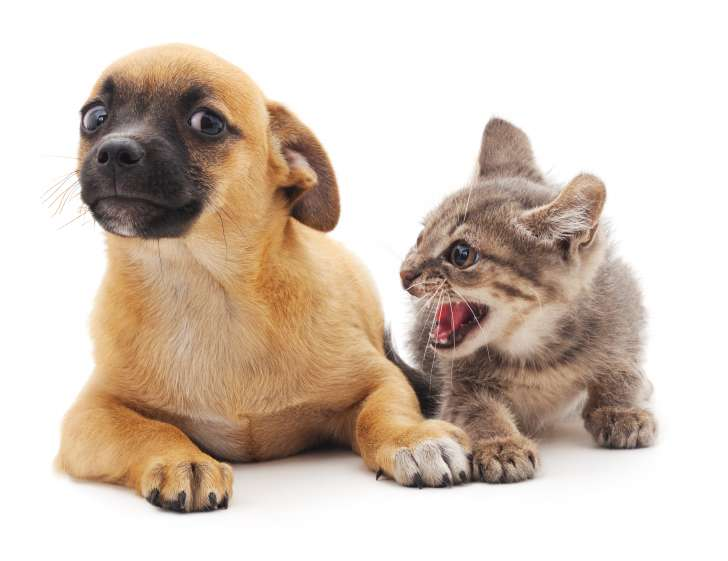
#> input picture 课后作业/小黑黑学AI/深度学习训练营，第1周到第16周，课件与代码/第9周，卷积和卷积层/catdog.jpg, 728 x 561 px
$ python '9.5-实验，卷积运算和图像边缘检测3.py'
#> lines starting #> are read from the running program, lines starting #| are printed output that depends on the picture
#> further down, img is the input picture: shape (561, 728, 3); mean R, G, B 213.5, 198.9, 186.4

import numpy as np

#函数传入输入张量X和卷积核张量K
#在函数中，计算X和K的互相关运算结果返回
def correlation2d(X, K):
    Xh, Xw = X.shape #保存输入数据的高度和宽度
    Kh, Kw = K.shape #保存卷积核的高度和宽度
    Yh = Xh - Kh + 1 #计算输出数据的高度
    Yw = Xw - Kw + 1 #计算输出数据的宽度
    Y = np.zeros((Yh, Yw)) #保存输出结果
    for i in range(Yh):
        for j in range(Yw):
            sub = X[i:i + Kh, j:j + Kw]
            Y[i, j] = (sub * K).sum()
            # [4 lines of commented-out code are left out]
    return Y #返回结果Y

from matplotlib import pyplot as plt

# 真实图片包含了RGB三个通道，需要将它转为一个灰色通道
def rgb_to_gray(rgb):
    r, g, b = rgb[:, :, 0], rgb[:, :, 1], rgb[:, :, 2]
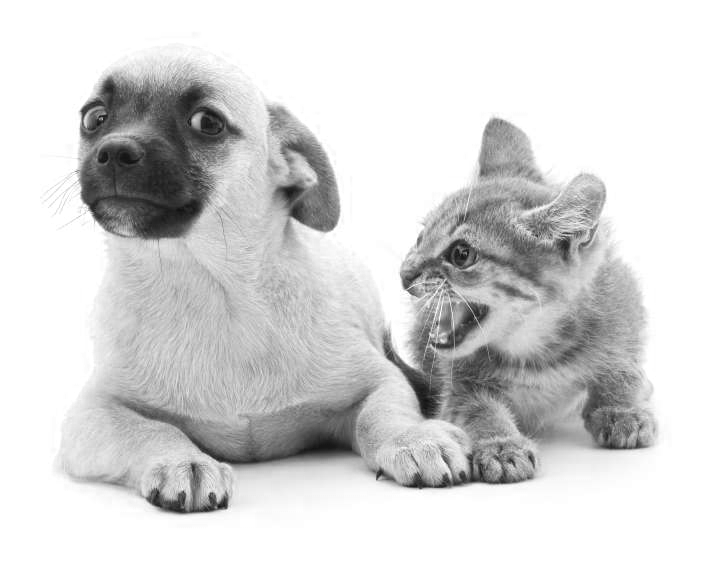
#> r: shape (561, 728); min 14, max 255, mean 213.5
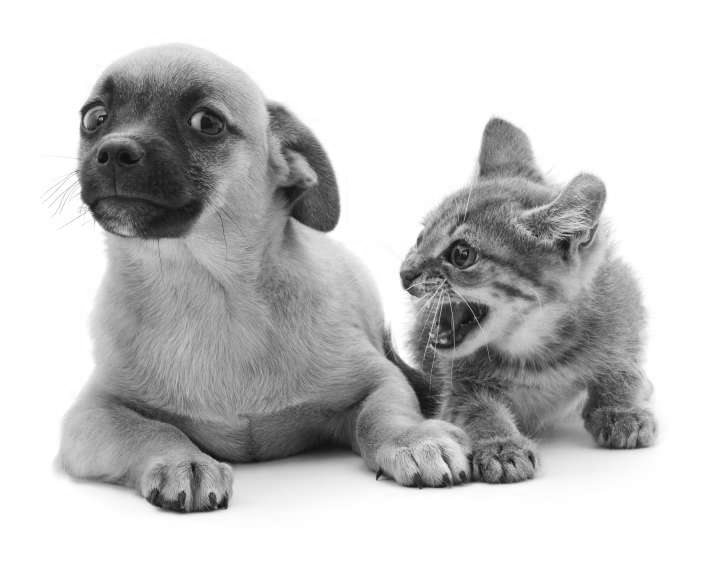
#> g: shape (561, 728); min 4, max 255, mean 198.9
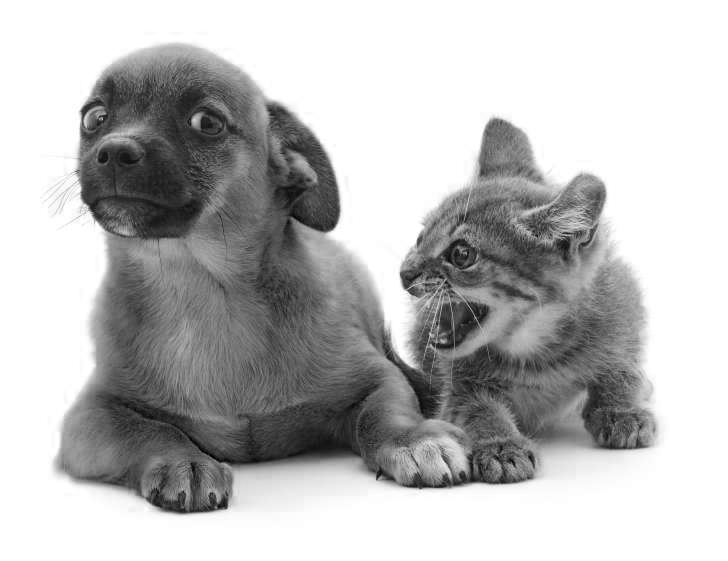
#> b: shape (561, 728); min 0, max 255, mean 186.4
    gray = 0.2989 * r + 0.5870 * g + 0.1140 * b
    return gray

if __name__ == '__main__':
    #使用plt.imread读取图片数据
    img = plt.imread('./catdog.jpg')
    plt.imshow(img)  #将它展示在面板中
    plt.show()

    #真实图片包含了RGB三个通道，需要将它转为一个灰色通道
    img = rgb_to_gray(img)
    # 卷积核kernel，通过该数组可以将图像的边缘显示出来
    # 拉普拉斯算子，它可以将相同值的一片数据计算为0
    kernel = np.array([[-1, -1, -1],
                       [-1, 8, -1],
                       [-1, -1, -1]])
    # 计算img和kernel的互相关运算
    img = correlation2d(img, kernel)
#> after the loop in correlation2d, `for i in range(Yh):`:
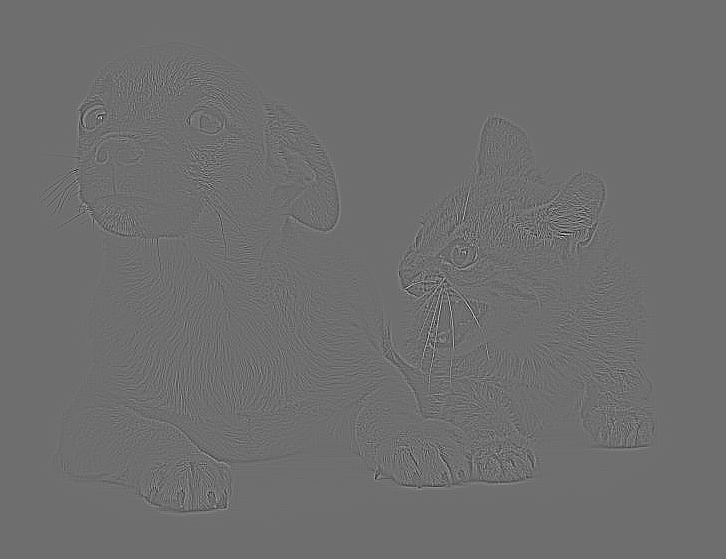
#> Y: shape (559, 726) float64; min -619, max 807.3, mean 0; drawn with min black and max white
    fig = plt.imshow(img)
    # 将它展示出来，可以发现正方形的边缘显示出来了
    plt.show()
